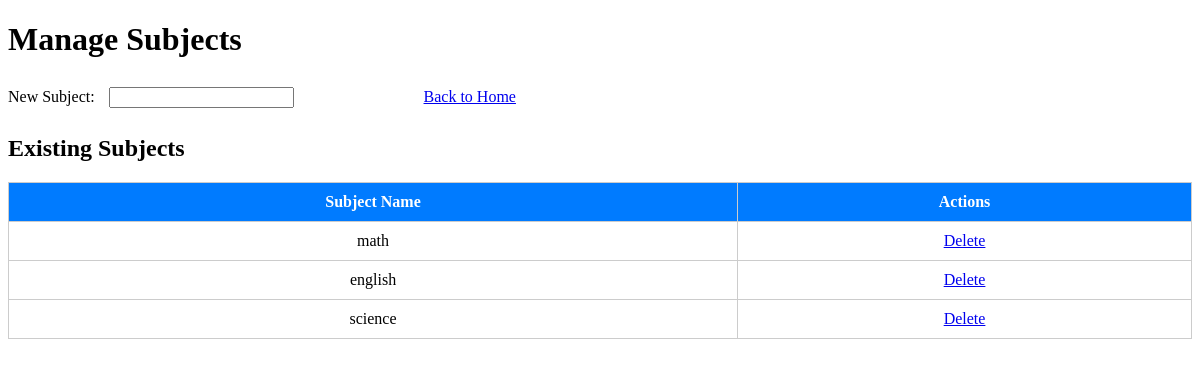
The page /subject.php on the database its author committed.
### tables this page shows
CREATE TABLE `subjects` (
  `id` int(11) NOT NULL,
  `subject_name` varchar(100) DEFAULT NULL
);

### subject.php (the view, shortened to what this page needs)
<?php
require_once("dbconnection.php");
$subject_query = "SELECT id, subject_name FROM subjects";
$subject_result = $conn->query($subject_query);
?>
<!DOCTYPE html>
<html lang="en">
<head>
    <link rel="stylesheet" href="css/studentdata.css">
</head>
<body>
    <div class="container">
        <h1>Manage Subjects</h1>
        <form method="POST" action="subject.php">
            <label for="subject_name">New Subject:</label>
            <input type="text" name="subject_name" id="subject_name" required>
            <button type="submit">Add Subject</button>
            <a href="home.php" class="back-link">Back to Home</a>
        </form>
        <h2>Existing Subjects</h2>
        <table>
            <thead>
                <tr>
                    <th>Subject Name</th>
                    <th>Actions</th>
                </tr>
            </thead>
            <tbody>
                <?php
                if ($subject_result->num_rows > 0) {
                    while ($row = $subject_result->fetch_assoc()) {
                        echo "<tr>";
                        echo "<td>" . htmlspecialchars($row['subject_name']) . "</td>";
                        echo "<td><a href='subject.php?delete_id=" . $row['id'] . "' onclick=\"return confirm('Are you sure you want to delete this subject?')\">Delete</a></td>";
                        echo "</tr>";
                    }
                } else {
                    echo "<tr><td colspan='2'>No subjects found.</td></tr>";
                }
                ?>
            </tbody>
        </table>
    </div>
</body>
</html>

### css/studentdata.css (style rules this page uses)
label, select, button { margin-right: 10px; }
select, button { padding: 10px; border: 5px solid #ccc; border-radius: 4px; }
button { padding: 10px 20px; background-color: var(--primary-color); color: white; border: none; cursor: pointer; border-radius: 5px; margin-right: 10px; transition: background-color 0.3s ease; }
table { width: 100%; border-collapse: collapse; margin-bottom: 20px; margin-top: 20px; }
table, th, td { border: 1px solid #ccc; padding: 10px; text-align: center; }
th { background-color: #007bff; color: white; }

### rows shown on the page
subjects: subject_name "math"
subjects: subject_name "english"
subjects: subject_name "science"
